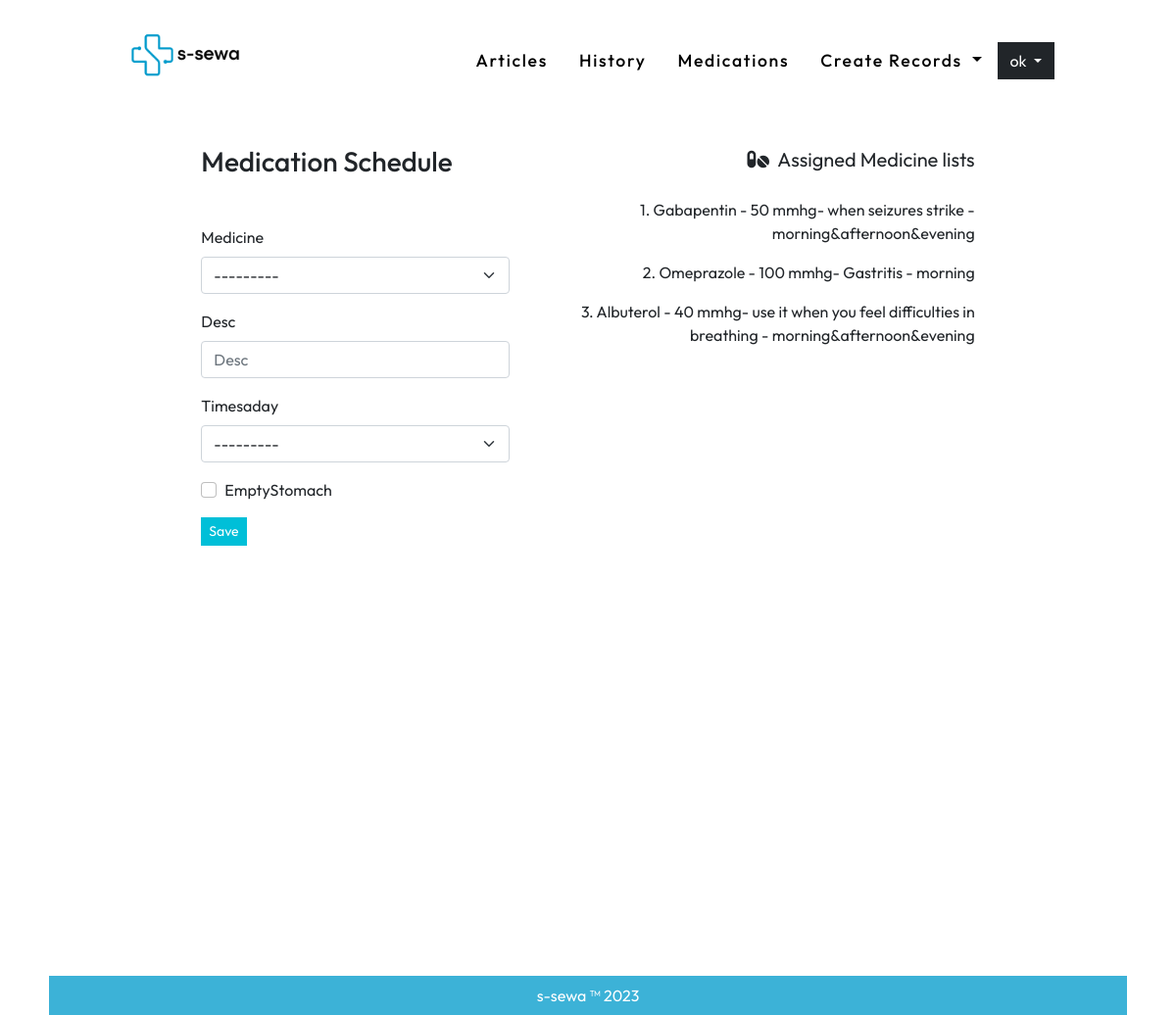
The page /medications/add/ (signed in) on the database its author committed.
### user_auth/models.py (models this page shows, shortened)
class User(AbstractUser):
    username = None#models.CharField(max_length=255, null=True, blank=True)
    email = models.EmailField(
        verbose_name='email address',
        max_length=255,
        unique=True,
    )
    user_verification = models.BooleanField(default=False) #initially this field is false but will se chan
    is_active = models.BooleanField(default=False)
    is_staff = models.BooleanField(default=False) # a admin user; non super-user
    is_admin = models.BooleanField(default=False)
    is_institution = models.BooleanField(default=False)
    is_patient = models.BooleanField(default=False)
    document = models.FileField(null=True, upload_to='useruploads/')
    USERNAME_FIELD = 'email'
    REQUIRED_FIELDS = [] #emaila nd password are required fields and first name and last name is inherited from the user creation model
    object = UserManager()
    @property
    def username(self):
        return self.email.split('@')[0]

### medication/models.py (models this page shows, shortened)
class MedicineMedicationSchedule(models.Model):
    TIME_CHOICES = (
    ('morning', 'Morning'),
    ('morning&evening', 'Morning & Evening'),
     ('morning&afternoon&evening','Morning, Afternoon & Evening'),
    )
    medicationSchedule = models.ForeignKey(MedicationSchedule, on_delete=models.CASCADE)
    medicine = models.ForeignKey(Medicine, on_delete=models.CASCADE)
    desc = models.CharField(max_length=2000, null=True)
    timesaday= models.CharField(null=False, max_length=50, choices=TIME_CHOICES)
    emptyStomach = models.BooleanField(default=False)

class Medicine(models.Model):
    name = models.CharField(max_length=200, null=False)
    desc = models.TextField(null=True)
    dose = models.CharField(max_length=100, null=False)
    price =  models.IntegerField(null=False)
    def __str__(self):
        return ("{} - {} mmhg".format(self.name,str(self.dose)))

### medication/views.py (the view, shortened to what this page needs)
# urls.py: path('add/', AddMedicationSchedule.as_view(), name='addmedication' ),
class AddMedicationSchedule(LoginRequiredMixin,CreateView):
    template_name='medication/addmedication.html'
    model = MedicineMedicationSchedule
    fields =['medicine','desc','timesaday','emptyStomach']
    def get_context_data(self, **kwargs):
        context = super(AddMedicationSchedule, self).get_context_data(**kwargs)
        medScd = MedicationSchedule.objects.filter(created_by = self.request.user).last()
        medicines = MedicineMedicationSchedule.objects.filter(medicationSchedule=medScd).order_by('-id')
        context.update({ "medicines":medicines})
        return context

### templates/medication/addmedication.html (shortened to what this page needs)
{% extends '../base.html' %} {% load static %} {% load django_bootstrap5 %}
{%block bodyblock%}
<div class="container-fluid px-0 mx-0 homediv">
  <div class="container col-lg-10 mx-auto mt-4">
    <div class="row col-lg-10 mx-auto">
      <div class="col-lg-5">
        <h3 class="mb-5">Medication Schedule</h3>
        <form method="post">
          {% bootstrap_form form layout='floating' %}
          <button type="submit" class="btn btn-sm btn-primary">Save</button>
        </form>
      </div>
      <div class="col ms-3 ">
        <p class="text-end fs-5 mb-4">
          <i class="fa-solid fa-pills"></i> &nbsp;Assigned Medicine lists
        </p>
        {% for i in medicines%}
        <div class="cursor text-end mb-3 ">
          <span>{{forloop.counter}}. </span>
          <span>{{i.medicine.name}} - </span>
          <span>{{i.medicine.dose}} mmhg- </span>
          <span>{{i.desc}} - </span>
          <span>{{i.timesaday}}</span>
        </div>
        {%empty%}
        <p class="text-end p-5 text-muted">No assignments</p>
        {%endfor%}
      </div>
    </div>
  </div>
</div>
{%endblock%}

### templates/navbar.html (shortened to what this page needs)
{% load static %}
<div class="container-fluid px-0 mx-0  ">
    <div class="container col-lg-10 py-3">
      <nav class="navbar navbar-expand-lg">
        <div class="container-fluid">
          <a class=" text-decoration-none logo" href="/"><img class="mb-3 me-2" height="60" src="{% static 'images/logo.png'%}" >
          </a>
          <div class="collapse navbar-collapse" id="navbarSupportedContent">
            {% if user.is_authenticated %}
            <ul class="navbar-nav ms-auto mb-2 mb-lg-0">
              <li class="nav-item me-3">
                <a class="nav-link {{article_page}} " href="/articles">Articles</a>
              </li>
              <li class="nav-item me-3">
                <a class="nav-link {{history_page}}" href="{% url 'records:list'%}">History</a>
              </li>
              <li class="nav-item me-3">
                <a class="nav-link {{medication_page}} " href="{% url 'medication:medicationlist'%}" >Medications</a>
              </li>
              {% if request.user.is_patient %}
              <li class="nav-item me-3">
                <a class="nav-link {{homepage}}" aria-current="page" href="{%url 'qrapp:qr'%}"
                  >QR</a
                >
              </li>
              {% else %}
              <li class="nav-item dropdown me-2">
                <a class="nav-link dropdown-toggle" href="#" id="navbarDropdownMenuLink" role="button" data-bs-toggle="dropdown" aria-expanded="false">
                  Create Records
                </a>
              </li>
              {%endif%}
            </ul>
            <div class="dropdown">
              <a
                class="btn btn-dark dropdown-toggle"
                href="#"
                role="button"
                id="dropdownMenuLink"
                data-bs-toggle="dropdown"
                aria-expanded="false"
              >
                {{user.username}}
              </a>
            </div>
            {%endif%}
          </div>
        </div>
      </nav>
    </div>
  </div>

### static/css/style.css (style rules this page uses)
* { box-sizing: border-box; font-family: "Outfit", sans-serif; scroll-behavior: smooth; }
html, body { height: 100%; }
.homediv { min-height: calc(100% ) !important; }
.btn { border-radius: 0px !important; }
.nav-link { font-size: 1.1rem; font-weight: 500; letter-spacing: 1.7px; color: #000; transition: 0.78s; }
.logo { font-size: 1.5rem; font-weight: 600; letter-spacing: 1.7px; color: #000; transition: 0.78s; }
.btn-primary { background-color: #00bfd8 !important; color: #ffffff !important; border: none; }

### rows shown on the page
User: username "ok"
MedicineMedicationSchedule: medicine.name "Gabapentin", medicine.dose "50", desc "when seizures strike", timesaday "morning&afternoon&evening"
MedicineMedicationSchedule: medicine.name "Omeprazole", medicine.dose "100", desc "Gastritis", timesaday "morning"
MedicineMedicationSchedule: medicine.name "Albuterol", medicine.dose "40", desc "use it when you feel difficulties in breathing", timesaday "morning&afternoon&evening"
